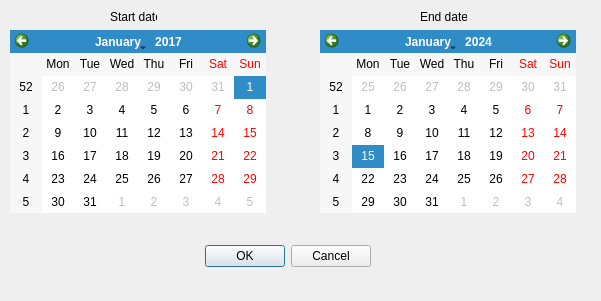
<?xml version="1.0" encoding="UTF-8"?>
<ui version="4.0">
 <class>ExchangeRateTrendSelector</class>
 <widget class="QDialog" name="ExchangeRateTrendSelector">
  <property name="geometry">
   <rect>
    <x>0</x>
    <y>0</y>
    <width>601</width>
    <height>301</height>
   </rect>
  </property>
  <property name="windowTitle">
   <string>Dialog</string>
  </property>
  <widget class="QDialogButtonBox" name="buttonBox">
   <property name="geometry">
    <rect>
     <x>30</x>
     <y>240</y>
     <width>341</width>
     <height>32</height>
    </rect>
   </property>
   <property name="orientation">
    <enum>Qt::Horizontal</enum>
   </property>
   <property name="standardButtons">
    <set>QDialogButtonBox::Cancel|QDialogButtonBox::Ok</set>
   </property>
  </widget>
  <widget class="QCalendarWidget" name="calendarWidget">
   <property name="geometry">
    <rect>
     <x>10</x>
     <y>30</y>
     <width>256</width>
     <height>183</height>
    </rect>
   </property>
   <property name="selectedDate">
    <date>
     <year>2017</year>
     <month>1</month>
     <day>1</day>
    </date>
   </property>
  </widget>
  <widget class="QCalendarWidget" name="calendarWidget_2">
   <property name="geometry">
    <rect>
     <x>320</x>
     <y>30</y>
     <width>256</width>
     <height>183</height>
    </rect>
   </property>
  </widget>
  <widget class="QLabel" name="label">
   <property name="geometry">
    <rect>
     <x>110</x>
     <y>10</y>
     <width>47</width>
     <height>13</height>
    </rect>
   </property>
   <property name="text">
    <string>Start date</string>
   </property>
  </widget>
  <widget class="QLabel" name="label_2">
   <property name="geometry">
    <rect>
     <x>420</x>
     <y>10</y>
     <width>47</width>
     <height>13</height>
    </rect>
   </property>
   <property name="text">
    <string>End date</string>
   </property>
  </widget>
 </widget>
 <resources/>
 <connections>
  <connection>
   <sender>buttonBox</sender>
   <signal>accepted()</signal>
   <receiver>ExchangeRateTrendSelector</receiver>
   <slot>accept()</slot>
   <hints>
    <hint type="sourcelabel">
     <x>248</x>
     <y>254</y>
    </hint>
    <hint type="destinationlabel">
     <x>157</x>
     <y>274</y>
    </hint>
   </hints>
  </connection>
  <connection>
   <sender>buttonBox</sender>
   <signal>rejected()</signal>
   <receiver>ExchangeRateTrendSelector</receiver>
   <slot>reject()</slot>
   <hints>
    <hint type="sourcelabel">
     <x>316</x>
     <y>260</y>
    </hint>
    <hint type="destinationlabel">
     <x>286</x>
     <y>274</y>
    </hint>
   </hints>
  </connection>
 </connections>
</ui>
